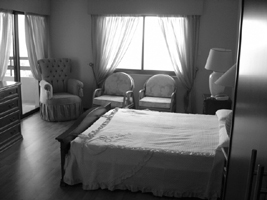
#> input picture HW3/resources/Data/Train/Bedroom/image_0018.jpg, 267 x 200 px; its folder holds only this picture in this run
$ python q4p2.py
#> lines starting #> are read from the running program, lines starting #| are printed output that depends on the picture
import numpy as np
import cv2
import os
from sklearn.cluster import KMeans
from sklearn import neighbors

TRAIN_ROOT_DIR = '../resources/Data/Train'
TEST_ROOT_DIR = '../resources/Data/Test'


def main():
    ############################## Dictionary Learning ##############################

    descriptors = []  # all images descriptors
    categories_dirs = os.listdir(TRAIN_ROOT_DIR)
    for category_name in categories_dirs:
        for img_file in os.listdir(os.path.join(TRAIN_ROOT_DIR, category_name)):
            img = cv2.imread(os.path.join(TRAIN_ROOT_DIR, category_name, img_file))
#> img is the input picture: shape (200, 267, 3); min 2, max 255, mean 104.9
            img_gray = cv2.cvtColor(img, cv2.COLOR_BGR2GRAY)
            sift = cv2.SIFT_create()
            interest_points = sift.detect(img_gray, None)
#> interest_points = 195 keypoints; strongest (x, y, size): (21, 18, 5), (17, 78, 4.8), (24, 74, 5.5), (25, 74, 6)
            _, descriptor = sift.compute(img_gray, interest_points)
            descriptors.append(descriptor)

    descriptors = np.concatenate(descriptors, axis=0)

    # write_matrix_to_file(descriptors, "descriptors.txt")
    # descriptors = read_matrix_from_file("descriptors.txt")

    n_clusters = 50
    kmeans = KMeans(n_clusters=n_clusters).fit(descriptors)
    visual_words = kmeans.cluster_centers_
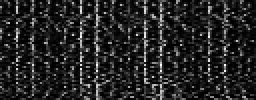
#> visual_words: shape (50, 128) float32 (shown 2 times larger); min -3.81e-06, max 171, mean 24.9; drawn with min black and max white

    # write_matrix_to_file(visual_words, "visual_words-" + str(n_clusters) + ".txt")
    # visual_words = read_matrix_from_file("visual_words-" + str(n_clusters) + ".txt")

    ##################################### Train #####################################

    clf_visual_words = neighbors.KNeighborsClassifier(n_neighbors=1, weights='uniform', algorithm='brute', p=1)
    clf_visual_words.fit(visual_words, np.arange(0, n_clusters))

    labels = {}
    train_histograms = []
    train_histograms_labels = []
    categories_dirs = os.listdir(TRAIN_ROOT_DIR)
    for idx, category_name in enumerate(categories_dirs):
        labels[category_name] = idx
        for img_file in os.listdir(os.path.join(TRAIN_ROOT_DIR, category_name)):
            img = cv2.imread(os.path.join(TRAIN_ROOT_DIR, category_name, img_file))
            img_histogram = get_image_histogram(img, clf_visual_words, n_clusters)
            train_histograms.append(img_histogram)
            train_histograms_labels.append(labels[category_name])

    ##################################### Test #####################################

    k = 5
    clf_test = neighbors.KNeighborsClassifier(n_neighbors=k, weights='uniform', algorithm='brute', p=1)
    clf_test.fit(train_histograms, train_histograms_labels)

    # Test with kNN(k-NearestNeighbor method)
    test_histograms = []
    test_histograms_labels = []
    categories_dirs = os.listdir(TEST_ROOT_DIR)
    for category_name in categories_dirs:
        category_label = labels[category_name]
        for img_file in os.listdir(os.path.join(TEST_ROOT_DIR, category_name)):
            test_img = cv2.imread(os.path.join(TEST_ROOT_DIR, category_name, img_file))
            test_img_histogram = get_image_histogram(test_img, clf_visual_words, n_clusters)
            test_histograms.append(test_img_histogram)
            test_histograms_labels.append(category_label)

    query_label_result = clf_test.predict(test_histograms)

    tests = 0
    corrects = 0
    for idx, query_result in enumerate(query_label_result):
        if query_result == test_histograms_labels[idx]:
            corrects += 1
        tests += 1

    accuracy = (corrects / tests) * 100
    print("Accuracy:", accuracy)


def get_image_histogram(img, clf, n_clusters):
#> called with n_clusters = 50
    img_gray = cv2.cvtColor(img, cv2.COLOR_BGR2GRAY)
    sift = cv2.SIFT_create()
    interest_points = sift.detect(img_gray, None)
    _, descriptor = sift.compute(img_gray, interest_points)

    # calculate nearest visual word for every feature vector of image with kNN (k=1)
    nearest_visual_words = clf.predict(descriptor)
#> nearest_visual_words = 195 values, max 49 at index 71, min 0 at index 170, mean 23.07
    img_histogram = create_histogram(n_clusters, nearest_visual_words)
    return img_histogram

def create_histogram(n_clusters, nearest_visual_words):
#> called with n_clusters = 50, nearest_visual_words = array of shape (195,)
    histogram = [0 for i in range(n_clusters)]
    for v in nearest_visual_words:
        histogram[v] += 1
#> this loop made 195 passes
#> v on passes 1 to 3: 21, 43, 17
#> after the loop, histogram = 50 values, max 16 at index 32, min 0 at index 3, mean 3.9

    return np.array(histogram)


def write_matrix_to_file(matrix, file_path):
    with open(file_path, 'wb') as f:
        for line in np.asmatrix(matrix):
            np.savetxt(f, line, fmt='%.20f')


def read_matrix_from_file(file_path):
    with open(file_path, 'r') as f:
        H = [[float(num) for num in line.split(' ')] for line in f]
    return np.array(H)


if __name__ == '__main__':
    main()
#> in get_image_histogram, `img_histogram = create_histogram(n_clusters, nearest_visual_words)`: img_histogram has the same summary as histogram in create_histogram
#> in main, `img_histogram = get_image_histogram(img, clf_visual_words, n_clusters)`: img_histogram has the same summary as histogram in create_histogram
#> (the run stopped early here; a loop or call above may not have finished)
